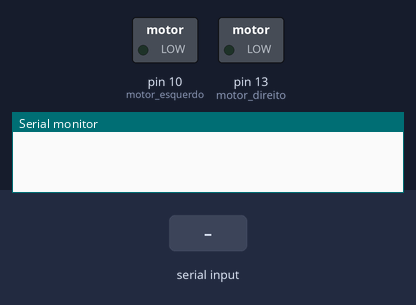
Bench run of a sketch on a simulated Arduino Uno, built with avr-gcc and run on an emulated ATmega328P. Parts: switched loads named in the sketch (green lamp = pin HIGH), the last lines printed to the serial monitor. The test bench sets the inputs (shaded band).

Above: at 1.2 s.
1.3 s: "a" received over Serial
At 2.1 s:
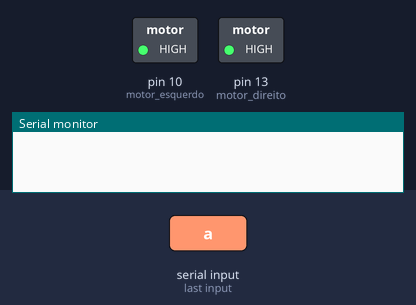
3.8 s: "b" received over Serial
At 4.2 s:
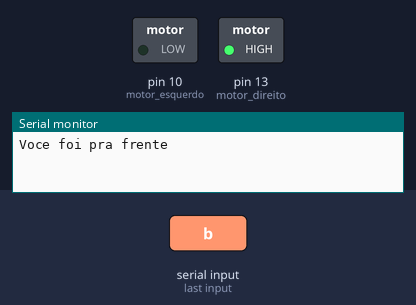
5.8 s: "c" received over Serial
At 6.2 s:
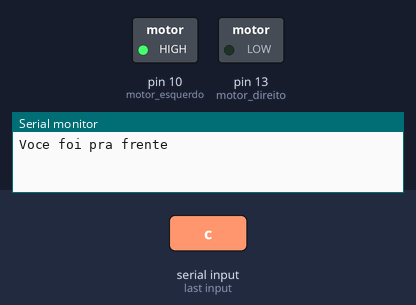
Timing chart, 0 to 8.8 s (numbered marks = the images above; inputs shaded):
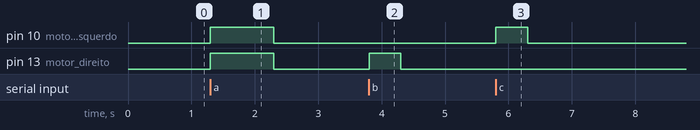

The sketch:

Carrinho_bluetooth.ino
```cpp
#define motor_direito 13
#define motor_esquerdo 10
char c;

void setup() {
  Serial.begin(9600);
  pinMode (motor_direito, OUTPUT);
  digitalWrite (motor_direito, LOW);
  pinMode (motor_esquerdo, OUTPUT);
  digitalWrite (motor_esquerdo, LOW);
}

void loop() {
   c=Serial.read();
     if(c == 'a'){
      digitalWrite(motor_esquerdo, HIGH);
      digitalWrite(motor_direito, HIGH);
      delay (1000);
      digitalWrite(motor_esquerdo, LOW);
      digitalWrite(motor_direito, LOW);
      Serial.print ("Voce foi pra frente");
     }
     if(c == 'b'){
      digitalWrite(motor_direito, HIGH);
      delay (500);
      digitalWrite(motor_direito, LOW);
     }

    if(c == 'c'){
      digitalWrite(motor_esquerdo, HIGH);
      delay (500);
      digitalWrite(motor_esquerdo, LOW);
     }

  }
```

Measured:
- after the input at 1.3 s, pin 10 (motor_esquerdo), pin 13 (motor_direito): LOW → HIGH at once, → LOW 1.0 s later
- after the input at 3.8 s, pin 13 (motor_direito): LOW → HIGH at once, → LOW 0.50 s later
- after the input at 5.8 s, pin 10 (motor_esquerdo): LOW → HIGH at once, → LOW 0.50 s later
